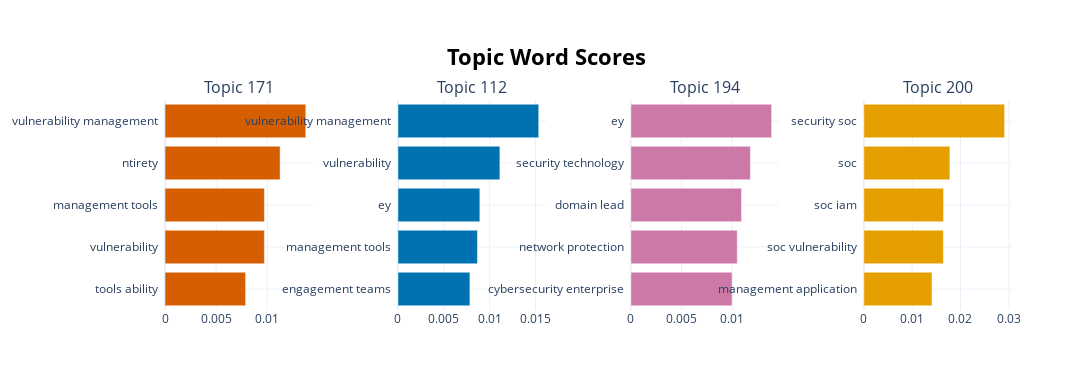

Notebook cell for this chart:
### Code cell
# generates bar charts per topic
bar_fig = topic_model.visualize_barchart(topics=good_topics, width=450, height=300)
bar_fig.write_html("../data/results/nlx/topic_match/bar_chart_good4_v3.html")
bar_fig

### Figure 1 — Plotly figure (JSON) as saved in the notebook; plotly's stock layout.template omitted (floating-point values rounded to 4 significant figures)
{"data": [{"marker": {"color": "#D55E00"}, "orientation": "h", "type": "bar", "x": [0.007881, 0.009713, 0.009718, 0.01125, 0.01376], "xaxis": "x", "y": ["tools ability  ", "vulnerability  ", "management tools  ", "ntirety  ", "vulnerability management  "], "yaxis": "y"}, {"marker": {"color": "#0072B2"}, "orientation": "h", "type": "bar", "x": [0.007849, 0.008672, 0.008932, 0.01112, 0.01535], "xaxis": "x2", "y": ["engagement teams  ", "management tools  ", "ey  ", "vulnerability  ", "vulnerability management  "], "yaxis": "y2"}, {"marker": {"color": "#CC79A7"}, "orientation": "h", "type": "bar", "x": [0.01, 0.01051, 0.01094, 0.01181, 0.01391], "xaxis": "x3", "y": ["cybersecurity enterprise  ", "network protection  ", "domain lead  ", "security technology  ", "ey  "], "yaxis": "y3"}, {"marker": {"color": "#E69F00"}, "orientation": "h", "type": "bar", "x": [0.01411, 0.01646, 0.0165, 0.01781, 0.02912], "xaxis": "x4", "y": ["management application  ", "soc vulnerability  ", "soc iam  ", "soc  ", "security soc  "], "yaxis": "y4"}], "layout": {"annotations": [{"font": {"size": 16}, "showarrow": false, "text": "Topic 171", "x": 0.0875, "xanchor": "center", "xref": "paper", "y": 1, "yanchor": "bottom", "yref": "paper"}, {"font": {"size": 16}, "showarrow": false, "text": "Topic 112", "x": 0.3625, "xanchor": "center", "xref": "paper", "y": 1, "yanchor": "bottom", "yref": "paper"}, {"font": {"size": 16}, "showarrow": false, "text": "Topic 194", "x": 0.6375, "xanchor": "center", "xref": "paper", "y": 1, "yanchor": "bottom", "yref": "paper"}, {"font": {"size": 16}, "showarrow": false, "text": "Topic 200", "x": 0.9125, "xanchor": "center", "xref": "paper", "y": 1, "yanchor": "bottom", "yref": "paper"}], "height": 390, "hoverlabel": {"bgcolor": "white", "font": {"family": "Rockwell", "size": 16}}, "showlegend": false, "title": {"font": {"color": "Black", "size": 22}, "text": "<b>Topic Word Scores", "x": 0.5, "xanchor": "center", "yanchor": "top"}, "width": 1800, "xaxis": {"anchor": "y", "domain": [0, 0.175], "showgrid": true}, "xaxis2": {"anchor": "y2", "domain": [0.275, 0.45], "showgrid": true}, "xaxis3": {"anchor": "y3", "domain": [0.55, 0.725], "showgrid": true}, "xaxis4": {"anchor": "y4", "domain": [0.825, 1], "showgrid": true}, "yaxis": {"anchor": "x", "domain": [0, 1], "showgrid": true}, "yaxis2": {"anchor": "x2", "domain": [0, 1], "showgrid": true}, "yaxis3": {"anchor": "x3", "domain": [0, 1], "showgrid": true}, "yaxis4": {"anchor": "x4", "domain": [0, 1], "showgrid": true}}}
